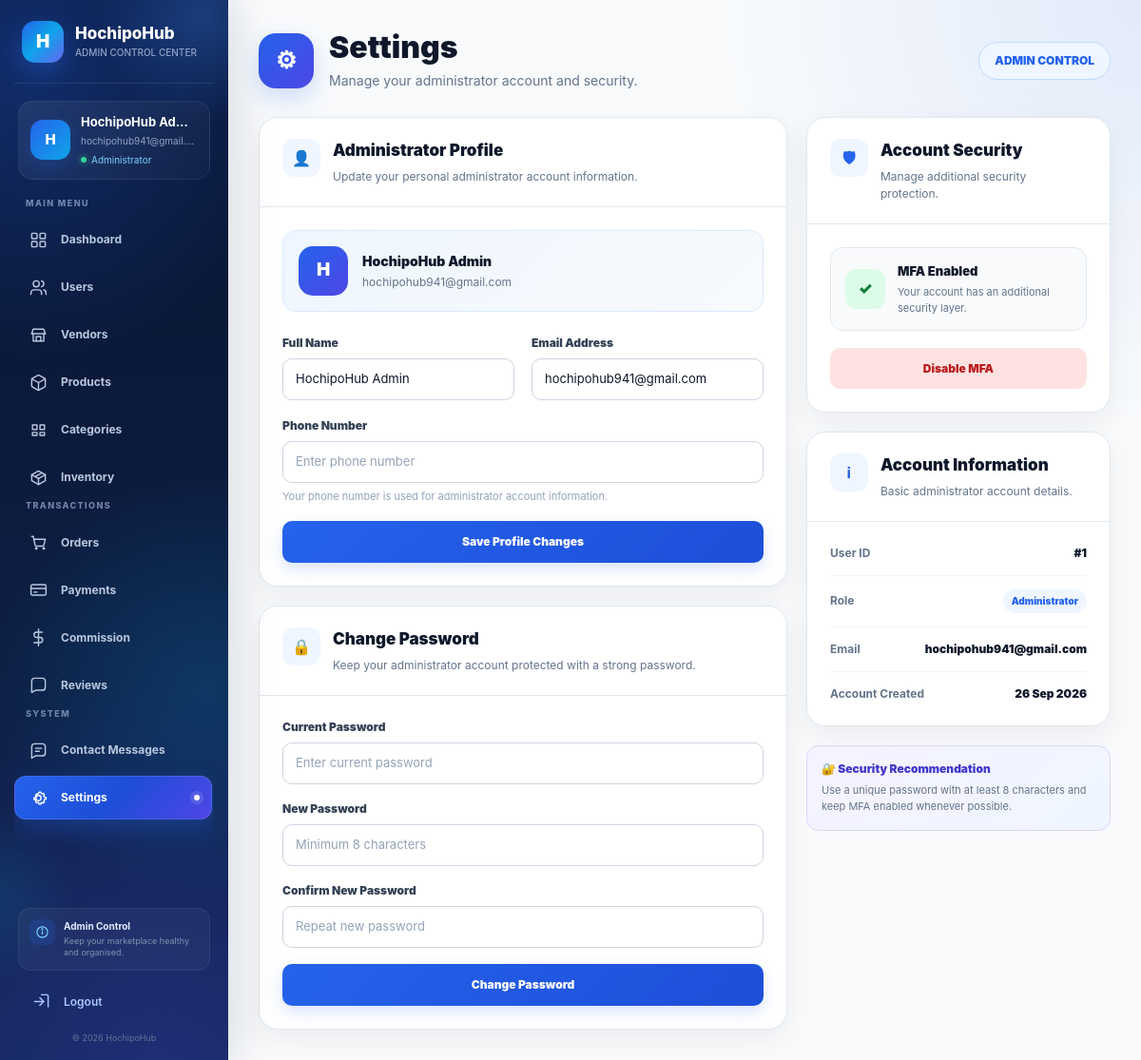
Screenshot of /admin/settings.php (signed in) with the database file from the repository.
### tables this page shows
CREATE TABLE `users` (
    `user_id` INT NOT NULL AUTO_INCREMENT,
    `name` VARCHAR(100) NOT NULL,
    `email` VARCHAR(100) NOT NULL,
    `phone` VARCHAR(20) DEFAULT NULL,
    `password` VARCHAR(255) NOT NULL,
    `profile_image` VARCHAR(255) DEFAULT NULL,

    `role` ENUM(
        'customer',
        'vendor',
        'admin'
    )
    NOT NULL DEFAULT 'customer',

    `status` ENUM(
        'active',
        'inactive',
        'pending',
        'suspended'
    )
    NOT NULL DEFAULT 'active',

    `mfa_enabled` TINYINT(1) NOT NULL DEFAULT '1',
    `mfa_code` VARCHAR(10) DEFAULT NULL,
    `mfa_expiry` DATETIME DEFAULT NULL,

    `reset_code` VARCHAR(10) DEFAULT NULL,
    `reset_expiry` DATETIME DEFAULT NULL,

    `created_at` DATETIME NOT NULL DEFAULT CURRENT_TIMESTAMP,

    `updated_at` DATETIME NOT NULL
        DEFAULT CURRENT_TIMESTAMP
        ON UPDATE CURRENT_TIMESTAMP,

    PRIMARY KEY (`user_id`),

    UNIQUE KEY `email` (`email`),
    UNIQUE KEY `phone` (`phone`)
);

### admin/settings.php (the view, shortened to what the rows shown need)
<?php
$db = getDB();
$admin_id = (int) $_SESSION['user_id'];
if (!function_exists('settings_e')) {
    function settings_e($value)
    {
        return htmlspecialchars(
            (string) $value,
            ENT_QUOTES,
            'UTF-8'
        );
    }
}
$stmt = $db->prepare("
    SELECT
        user_id,
        name,
        email,
        phone,
        profile_image,
        mfa_enabled,
        created_at
    FROM users
    WHERE user_id = ?
      AND role = 'admin'
    LIMIT 1
");
$stmt->execute([
    $admin_id
]);
$admin = $stmt->fetch(PDO::FETCH_ASSOC);
?>
<!DOCTYPE html>
<html lang="en">
<head>
    <link
        rel="stylesheet"
        href="../css/admin.css"
    >
    <link
        rel="stylesheet"
        href="../css/responsive.css"
    >
</head>
<body>
<div class="admin-wrapper">
    <main class="admin-main">
        <div class="settings-page">
            <div class="settings-container">
                <header class="settings-header">
                    <div class="settings-header-left">
                        <div>
                            <h1>
                                Settings
                            </h1>
                        </div>
                    </div>
                </header>
                <div class="settings-grid">
                    <div class="settings-column">
                        <section class="settings-card">
                            <div class="settings-card-header">
                                <div>
                                    <h2>
                                        Administrator Profile
                                    </h2>
                                </div>
                            </div>
                            <div class="settings-card-body">
                                <div class="profile-summary">
                                    <div class="profile-avatar">
                                        <?= settings_e(
                                            strtoupper(
                                                substr(
                                                    $admin['name'] ?? 'A',
                                                    0,
                                                    1
                                                )
                                            )
                                        ) ?>
                                    </div>
                                    <div>
                                        <strong>
                                            <?= settings_e(
                                                $admin['name']
                                            ) ?>
                                        </strong>
                                        <span>
                                            <?= settings_e(
                                                $admin['email']
                                            ) ?>
                                        </span>
                                    </div>
                                </div>
                                <form
                                    method="POST"
                                    class="settings-form"
                                >
                                    <div class="settings-form-group">
                                        <label>
                                            Full Name
                                        </label>
                                        <input
                                            type="text"
                                            name="name"
                                            value="<?= settings_e(
                                                $admin['name']
                                            ) ?>"
                                            placeholder="Enter your name"
                                            required
                                        >
                                    </div>
                                    <div class="settings-form-group">
                                        <label>
                                            Email Address
                                        </label>
                                        <input
                                            type="email"
                                            name="email"
                                            value="<?= settings_e(
                                                $admin['email']
                                            ) ?>"
                                            placeholder="Enter your email"
                                            required
                                        >
                                    </div>
                                </form>
                            </div>
                        </section>
                        <section class="settings-card">
                            <div class="settings-card-header">
                                <div>
                                    <h2>
                                        Change Password
                                    </h2>
                                </div>
                            </div>
                        </section>
                    </div>
                    <div class="settings-column">
                        <section class="settings-card">
                            <div class="settings-card-header">
                                <div>
                                    <h2>
                                        Account Security
                                    </h2>
                                </div>
                            </div>
                        </section>
                        <section class="settings-card">
                            <div class="settings-card-header">
                                <div>
                                    <h2>
                                        Account Information
                                    </h2>
                                </div>
                            </div>
                            <div class="settings-card-body">
                                <div class="account-info">
                                    <div class="account-info-row">
                                        <span class="account-info-label">
                                            User ID
                                        </span>
                                        <span class="account-info-value">
                                            #<?= (int)
                                                $admin['user_id']
                                            ?>
                                        </span>
                                    </div>
                                    <div class="account-info-row">
                                        <span class="account-info-label">
                                            Email
                                        </span>
                                        <span class="account-info-value">
                                            <?= settings_e(
                                                $admin['email']
                                            ) ?>
                                        </span>
                                    </div>
                                    <div class="account-info-row">
                                        <span class="account-info-label">
                                            Account Created
                                        </span>
                                        <span class="account-info-value">
                                            <?= !empty(
                                                $admin['created_at']
                                            )
                                                ? date(
                                                    'd M Y',
                                                    strtotime(
                                                        $admin['created_at']
                                                    )
                                                )
                                                : '-'
                                            ?>
                                        </span>
                                    </div>
                                </div>
                            </div>
                        </section>
                    </div>
                </div>
            </div>
        </div>
    </main>
</div>
</body>
</html>

### rows the page displays
users: name "H", name "HochipoHub Admin", email "hochipohub941@gmail.com", user_id "1", created_at "26 Sep 2026"
